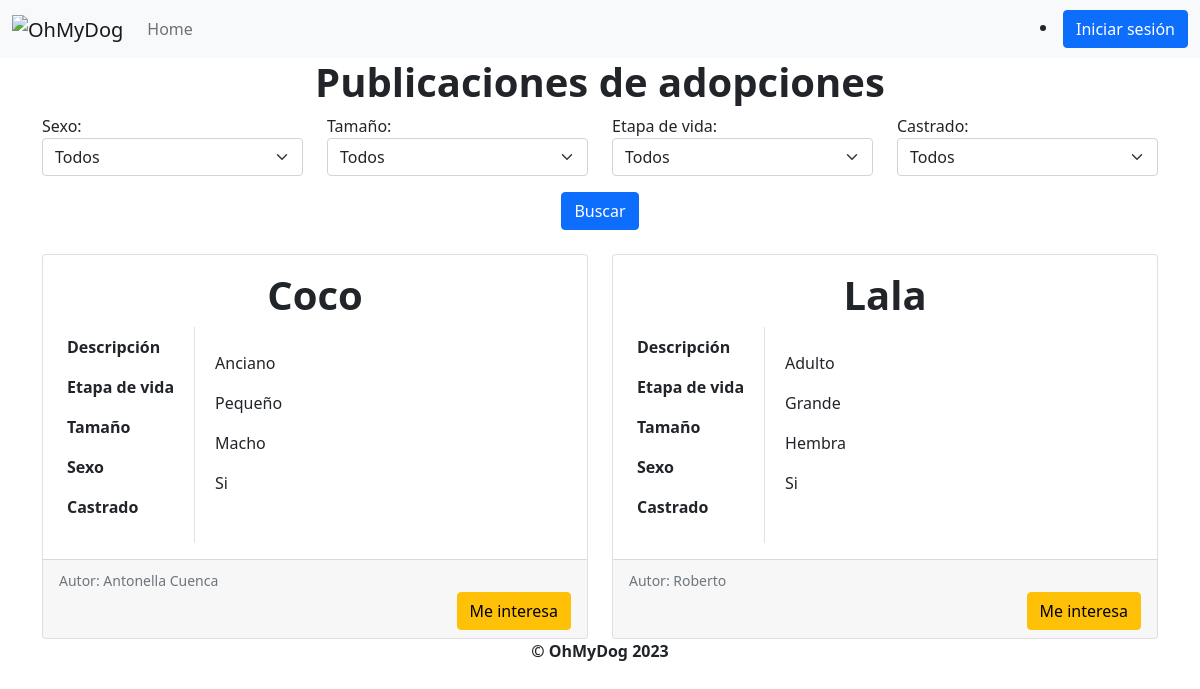
Screenshot of /publicaciones/adopciones with the database file from the repository.
### OhMyDog/modelos/publicaciones/adopciones.py (models this page shows, shortened)
class Adopcion(models.Model):
    class Meta:
        verbose_name_plural = "Adopciones"
    id = models.BigAutoField(primary_key=True)
    cliente = models.ForeignKey(Cliente, null=False, on_delete=models.CASCADE, related_name="adopciones")
    descripcion = models.TextField(null=True)
    nombre = models.CharField(max_length=30)
    tamanio_perro = models.ForeignKey(TamanioPerro, null=False, on_delete=models.CASCADE)
    etapa_vida_perro = models.ForeignKey(EtapaVidaPerro, null=False, on_delete=models.CASCADE)
    sexos = [("M", "Macho"), ("H", "Hembra")]
    sexo = models.CharField(max_length=1, choices=sexos, blank=False)
    castrado = models.CharField(max_length=1, choices=[("S", "Si"), ("N", "No")], blank=False)
    adoptado = models.BooleanField(default=False)

### OhMyDog/modelos/etapaVidaPerro/etapaVidaPerro.py (models this page shows, shortened)
class EtapaVidaPerro(models.Model):
    class Meta:
        verbose_name_plural = "(LT) Etapas_de_vida"
    id = models.BigAutoField(primary_key=True)
    nombre = models.CharField(max_length=30)

### OhMyDog/modelos/tamaniosPerros/tamaniosPerros.py (models this page shows, shortened)
class TamanioPerro(models.Model):
    class Meta:
        verbose_name_plural = "(LT) Tamaños_perro"
    id = models.BigAutoField(primary_key=True)
    nombre = models.CharField(max_length=30)

### OhMyDog/modelos/clientes/clientes.py (models this page shows, shortened)
class Cliente(models.Model):
    id = models.BigAutoField(primary_key=True)
    nombre = models.CharField(max_length=30)
    email = models.EmailField(max_length=30)
    telefono = models.CharField(max_length=20)
    habilitado = models.BooleanField(default=True)

### OhMyDog/views/publicaciones_adopciones.py (the view)
def listar_publicaciones_de_adopciones(request):
    if request.user.is_authenticated and request.user.cliente:
        adopciones = listar_adopciones_no_mias(request.user.cliente.id)
        for adopcion in adopciones:
            if usuario_tiene_interes_adopcion(adopcion, request.user.cliente) is None:
                adopcion.tiene_interes = False
            else:
                adopcion.tiene_interes = True
        return render(
            request,
            "listar_publicaciones_de_adopciones.html",
            {"adopciones": adopciones, "cliente": request.user.cliente},
        )
    else:
        adopciones = listar_todas_adopciones()
        return render(
            request,
            "listar_publicaciones_de_adopciones.html",
            {"adopciones": adopciones, "cliente": None},
        )

### OhMyDog/modelos/publicaciones/__init__.py (called while the page is built)
def listar_todas_adopciones():
    return Adopcion.objects.all()

### OhMyDog/templates/listar_publicaciones_de_adopciones.html (shortened to what this page needs)
{% extends 'layout.html' %}
{% block content %}
<h1 style="text-align:center">Publicaciones de adopciones</h1>
<form method="get" action="{% url 'filtrar_listado_adopciones' %}">
<div id="filtros" class="container bootstrap snippets bootdey">
    <div class="row mb-3">
        <div class="col">
            <label for="seleccionSexo">Sexo:</label>
            <select class="form-select" id="seleccionSexo" name="seleccionSexo">
                <option value="">Todos</option>
            </select>
        </div>
        <div class="col">
            <label for="seleccionTamanio">Tamaño:</label>
            <select class="form-select" id="seleccionTamanio" name="seleccionTamanio">
                <option value="">Todos</option>
            </select>
        </div>
        <div class="col">
            <label for="seleccionEtapaVida">Etapa de vida:</label>
            <select class="form-select" id="seleccionEtapaVida" name="seleccionEtapaVida">
                <option value="">Todos</option>
            </select>
        </div>
        <div class="col">
            <label for="seleccionCastrado">Castrado:</label>
            <select class="form-select" id="seleccionCastrado" name="seleccionCastrado">
                <option value="">Todos</option>
            </select>
        </div>
    </div>
        <div style="text-align: center; margin-top:5px ;">
            <button class="btn btn-primary" type="submit">Buscar</button>
        </div>
    </div>
</div>
<div class="container bootstrap snippets bootdey">
    {% if adopciones%}
        {% for adopcion in adopciones%}
            {% if forloop.counter0|divisibleby:2 %}
            <div class="row">
            {% endif %}
            <div class="col-sm-6" id="adopcionesContainer">
                <div class="card mt-4">
                    <div class="card-body">
                        <h1 class="card-title text-center">{{ adopcion.nombre }}</h1>
                        <div class="row">
                            <div class="col-auto vertical-line">
                                <table class="table table-borderless">
                                    <tbody>
                                        <tr>
                                            <th>Descripción</th>
                                        </tr>
                                        <tr>
                                            <th>Etapa de vida</th>
                                        </tr>
                                        <tr>
                                            <th>Tamaño</th>
                                        </tr>
                                        <tr>
                                            <th>Sexo</th>
                                        </tr>
                                        <tr>
                                            <th>Castrado</th>
                                        </tr>
                                    </tbody>
                                </table>
                            </div>
                            <div class="col">
                                <table class="table table-borderless">
                                    <tbody>
                                        <tr>
                                            <td>{{ adopcion.descripcion }}</td>
                                        </tr>
                                        <tr>
                                            <td class="etapa-vida">{{ adopcion.etapa_vida_perro.nombre }}</td>
                                        </tr>
                                        <tr>
                                            <td class="tamanio">{{ adopcion.tamanio_perro.nombre }}</td>
                                        </tr>
                                        <tr>
                                            {%if adopcion.sexo == "M"%}
                                                <td class="sexo">Macho</td>
                                            {%else%}
                                                <td class="sexo">Hembra</td>
                                            {% endif %}
                                        </tr>
                                        <tr>
                                            {%if adopcion.castrado == "S"%}
                                                <td class="castrado">Si</td>
                                            {% else %}
                                                <td class="castrado">No</td>
                                            {% endif %}
                                        </tr>
                                    </tbody>
                                </table>
                            </div>
                        </div>
                    </div>
                    <div class="card-footer">
                        <div class="row">
                            <p class="card-text"><small class="text-muted">Autor: {{ adopcion.cliente.nombre }}</small></p>
                        </div>
                        {%if not adopcion.adoptado%}
                        {%if not adopcion.tiene_interes %}
                            {% if cliente %}
                            <div class="col text-end">
                                <form action="{% url 'marcar_como_me_interesa' %}" method="POST">
                                    {% csrf_token %}
                                    <input type="hidden" name="key1" value="{{cliente.email}}">
                                    <input type="hidden" name="key2" value="{{cliente.telefono}}">
                                    <input type="hidden" name="key2" value="{{cliente.nombre}}">
                                    <input type="hidden" name="adopcion_id" value="{{adopcion.id}}">
                                    <button type="submit" class="btn btn-warning">Me interesa</button>
                                </form>
                            </div>
                            {% else %}
                            <div class="col text-end">
                                <a type="button" class="btn btn-warning" id="me_interesa"
                                    onclick="mostrarPopupContacto(event, '{{ adopcion.nombre }}', '{{adopcion.cliente.email}}', '{{adopcion.id}}');"
                                    href="{% url 'marcar_como_me_interesa' %}">Me interesa
                                </a>
                            </div>
                            {% endif %}
                        {%else%}
                            <div class="col text-end">
                            </div>
                        {% endif %}
                        {%else%}
                            <div class="col text-end">
                                <p class="text-success" style="font-weight:bold">Adoptado</p>
                            </div>
                        {%endif%}
                    </div>
                </div>
            </div>
            {% if forloop.counter|divisibleby:2 or forloop.last %}
            </div>
            {% endif %}
        {% endfor %}
    {% else %}
        <p id="mensajeNoAdopciones" style="text-align: center">No se encontraron adopciones</p>
    {% endif %}
</div>
{% endblock %}

### OhMyDog/templates/layout.html (style rules this page uses)
h1 { font-weight: bold; }

### OhMyDog/templates/listar_publicaciones_de_adopciones.html (style rules this page uses)
.vertical-line { border-right: 1px solid #dee2e6; height: 100%; }

### rows the page displays
Adopcion: nombre "Coco", etapa_vida_perro.nombre "Anciano", tamanio_perro.nombre "Pequeño", sexo "Macho", castrado "Si", cliente.nombre "Antonella Cuenca"
Adopcion: nombre "Lala", etapa_vida_perro.nombre "Adulto", tamanio_perro.nombre "Grande", sexo "Hembra", castrado "Si", cliente.nombre "Roberto"
